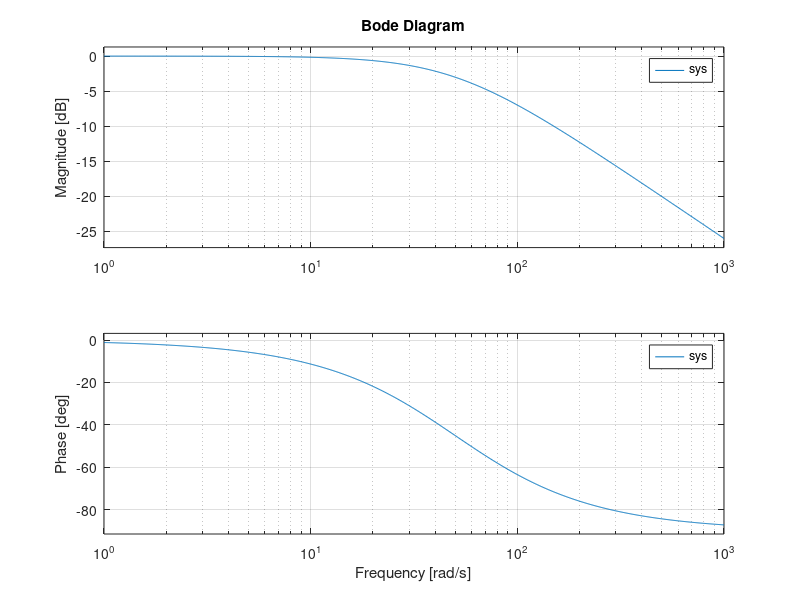

Write MATLAB code to recreate this figure.
clc;
close all;
clear;
%100hz~630rad/s
%Now test diffrent values of R and C by looking at they filtration result
%at Bode plot
%Use matlab plot cursor to veryfie with greater preission
%Paramaters fullfilling task objective
R=0.02;
C=1;
sys=tf([0 1],[R*C 1]);
bode(sys);
%You can see that frequenies higher than 630rad/s are lowered by more then
%21dB 